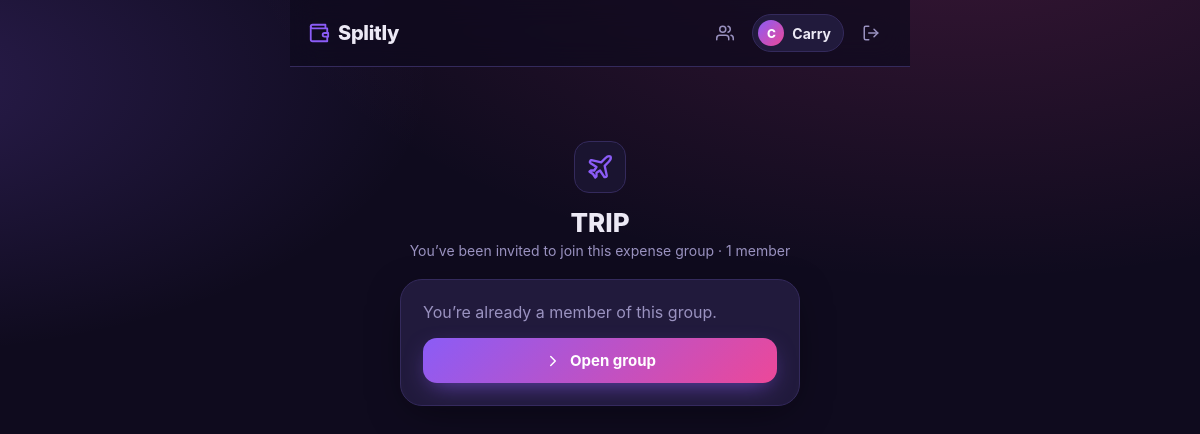
The app's page /join/hmvu3uvc/ (signed in) with its own data.
### expenses/models.py (models this page shows, shortened)
class UserSettings(models.Model):
    DATE_RELATIVE = 'relative'
    DATE_DMY = 'dmy'
    DATE_MDY = 'mdy'
    DATE_ISO = 'iso'
    DATE_CHOICES = [
        (DATE_RELATIVE, 'Relative (e.g. 2 days ago)'),
        (DATE_DMY, 'DD/MM/YYYY'),
        (DATE_MDY, 'MM/DD/YYYY'),
        (DATE_ISO, 'YYYY-MM-DD'),
    ]
    user = models.OneToOneField(
        settings.AUTH_USER_MODEL,
        on_delete=models.CASCADE,
        related_name='settings',
    )
    display_name = models.CharField(max_length=80, blank=True)
    currency = models.CharField(
        max_length=3,
        choices=[(c, f'{c} ({s})') for c, s, _ in CURRENCIES],
        default='USD',
    )
    date_format = models.CharField(max_length=10, choices=DATE_CHOICES, default=DATE_RELATIVE)
    @property
    def name(self):
        return self.display_name or self.user.username
    @classmethod
    def for_user(cls, user):
        obj, _ = cls.objects.get_or_create(user=user)
        return obj

class Group(models.Model):
    owner = models.ForeignKey(
        settings.AUTH_USER_MODEL,
        on_delete=models.CASCADE,
        related_name='expense_groups',
    )
    name = models.CharField(max_length=80)
    icon = models.CharField(max_length=24, default='wallet')
    last_splitters = models.ManyToManyField(
        Member,
        related_name='default_in_groups',
        blank=True,
    )
    created_at = models.DateTimeField(auto_now_add=True)
    class Meta:
        ordering = ['-created_at']
        unique_together = [('owner', 'name')]
    def is_member(self, user):
        return self.memberships.filter(user=user).exists()

### expenses/views.py (the view)
# urls.py: path('join/<str:code>/', views.group_join, name='group_join'),
@login_required
def group_join(request, code):
    invite = get_object_or_404(GroupInvite, code=code)
    group = invite.group
    already = group.is_member(request.user)
    if request.method == 'POST' and not already:
        GroupMembership.add_user(group, request.user)
        messages.success(request, f'You joined "{group.name}".')
        return redirect('group_detail', pk=group.pk)
    return render(request, 'expenses/join.html', {
        'group': group,
        'already': already,
        'member_count': group.memberships.count(),
    })

### expenses/context_processors.py (called while the page is built)
def user_settings(request):
    if request.user.is_authenticated:
        return {'app_settings': UserSettings.for_user(request.user)}
    return {}

### expenses/templatetags/expense_extras.py (called while the page is built)
@register.simple_tag
def icon(name, size=24, cls=''):
    inner = ICONS.get(name) or ICONS['wallet']
    classes = ('icon ' + cls).strip()
    return mark_safe(
        f'<svg class="{classes}" width="{size}" height="{size}" '
        f'viewBox="0 0 24 24" fill="none" stroke="currentColor" '
        f'stroke-width="2" stroke-linecap="round" stroke-linejoin="round" '
        f'aria-hidden="true">{inner}</svg>'
    )

### expenses/templates/expenses/join.html (shortened to what this page needs)
{% extends 'base.html' %}
{% load expense_extras %}
{% block content %}
<div class="auth-wrap">
  <div class="group-emoji" style="margin:0 auto 14px">{% icon group.icon 28 %}</div>
  <h1 style="text-align:center">{{ group.name }}</h1>
  <p class="page-sub" style="text-align:center">
    You’ve been invited to join this expense group
    · {{ member_count }} member{{ member_count|pluralize }}
  </p>
  <div class="card-form">
    {% if already %}
    <p style="margin-bottom:16px;color:var(--muted)">You’re already a member of this group.</p>
    <a href="{% url 'group_detail' group.pk %}" class="btn btn-block">{% icon "chevron-right" 18 %} Open group</a>
    {% else %}
    <form method="post">
      {% csrf_token %}
      <button type="submit" class="btn btn-block">{% icon "check" 18 %} Join “{{ group.name }}”</button>
    </form>
    <a href="{% url 'group_list' %}" class="btn btn-ghost btn-block" style="margin-top:10px">Not now</a>
    {% endif %}
  </div>
</div>
{% endblock %}

### expenses/templates/base.html (shortened to what this page needs)
{% load static expense_extras %}
<!doctype html>
<html lang="en">
<head>
  <link rel="stylesheet" href="{% static 'css/app.css' %}">
</head>
<body>
  <div class="app-shell">
    {% if user.is_authenticated %}
    <header class="topbar">
      <a href="{% url 'group_list' %}" class="brand">{% icon "wallet" 22 %} Splitly</a>
      <nav class="topnav">
        <a href="{% url 'member_list' %}" class="nav-link" title="Splitters">{% icon "users" 18 %}</a>
        <a href="{% url 'settings' %}" class="user-chip" title="Signed in — edit settings">
          <span class="user-avatar">{{ app_settings.name|slice:":1"|upper }}</span>
          <span class="user-name">{{ app_settings.name }}</span>
        </a>
        <form action="{% url 'logout' %}" method="post" class="inline-form">
          <button type="submit" class="nav-link nav-btn" title="Logout">{% icon "logout" 18 %}</button>
        </form>
      </nav>
    </header>
    {% endif %}
    <main class="content">
      {% block content %}{% endblock %}
    </main>
  </div>
</body>
</html>

### static/css/app.css (style rules this page uses)
:root { --bg: #0f0b1e; --bg-soft: #1a1430; --card: #211a3c; --card-hi: #2b2250; --line: #342a5c; --text: #ece9f5; --muted: #9a92c0; --brand: #8b5cf6; --brand-2: #ec4899; --brand-grad: linear-gradient(135deg, #8b5cf6 0%, #ec4899 100%); --good: #34d399; --danger: #fb7185; --radius: 18px; --shadow: 0 10px 40px -12px rgba(0, 0, 0, .6); }
* { box-sizing: border-box; margin: 0; padding: 0; }
body { font-family: -apple-system, BlinkMacSystemFont, "Segoe UI", Roboto, sans-serif; background: radial-gradient(1200px 600px at 80% -10%, rgba(236, 72, 153, .18), transparent 60%), radial-gradient(1000px 500px at -10% 10%, rgba(139, 92, 246, .22), transparent 55%), var(--bg); color: var(--text); min-height: 100dvh; -webkit-font-smoothing: antialiased; }
.app-shell { max-width: 620px; margin: 0 auto; min-height: 100dvh; }
.topbar { position: sticky; top: 0; z-index: 20; display: flex; align-items: center; justify-content: space-between; padding: 14px 18px; background: rgba(15, 11, 30, .72); backdrop-filter: blur(14px); border-bottom: 1px solid var(--line); }
.brand { font-weight: 800; font-size: 20px; color: var(--text); text-decoration: none; letter-spacing: -.3px; display: inline-flex; align-items: center; gap: 8px; }
.brand .icon { color: var(--brand); }
.icon { display: inline-block; vertical-align: -.18em; flex: none; }
.topnav { display: flex; align-items: center; gap: 6px; }
.nav-link { color: var(--muted); text-decoration: none; font-size: 14px; font-weight: 600; padding: 8px 12px; border-radius: 12px; transition: background .18s, color .18s; display: inline-flex; align-items: center; gap: 6px; }
.user-chip { display: inline-flex; align-items: center; gap: 8px; text-decoration: none; padding: 5px 12px 5px 5px; border-radius: 30px; color: var(--text); background: var(--card); border: 1px solid var(--line); transition: border-color .18s, background .18s; max-width: 180px; }
.user-avatar { width: 26px; height: 26px; flex: none; border-radius: 50%; display: grid; place-items: center; font-size: 12px; font-weight: 800; color: #fff; background: var(--brand-grad); }
.user-name { font-size: 14px; font-weight: 700; white-space: nowrap; overflow: hidden; text-overflow: ellipsis; }
.nav-btn { background: none; border: none; cursor: pointer; font: inherit; }
.inline-form { display: inline; }
.content { padding: 18px 16px 120px; }
.group-emoji { width: 52px; height: 52px; flex: none; display: grid; place-items: center; border-radius: 15px; background: var(--bg-soft); border: 1px solid var(--line); color: var(--brand); }
.btn { display: inline-flex; align-items: center; justify-content: center; gap: 8px; border: none; cursor: pointer; font: inherit; font-weight: 700; font-size: 15px; padding: 13px 20px; border-radius: 14px; color: #fff; background: var(--brand-grad); text-decoration: none; transition: transform .15s, filter .15s, box-shadow .15s; box-shadow: 0 8px 24px -8px rgba(139, 92, 246, .7); }
.btn-block { width: 100%; }
.card-form { background: var(--card); border: 1px solid var(--line); border-radius: 22px; padding: 22px; box-shadow: var(--shadow); animation: rise .45s cubic-bezier(.16,1,.3,1) both; }
.page-sub { color: var(--muted); font-size: 14px; margin-bottom: 20px; }
.auth-wrap { max-width: 400px; margin: 7vh auto 0; }
.auth-wrap h1 { text-align: center; font-size: 26px; font-weight: 800; margin-bottom: 4px; }
.auth-wrap .page-sub { text-align: center; }

### records on screen
UserSettings: name "C", name "Carry"
Group: name "TRIP"

### other values on screen
{{ member_count }} "1"
